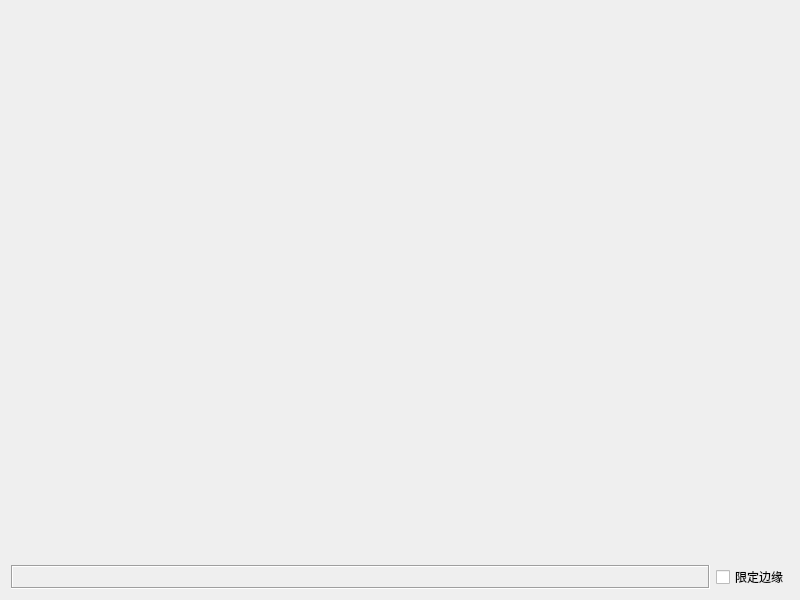
<?xml version="1.0" encoding="UTF-8"?>
<ui version="4.0">
 <class>frmCustomRocker</class>
 <widget class="QWidget" name="frmCustomRocker">
  <property name="geometry">
   <rect>
    <x>0</x>
    <y>0</y>
    <width>800</width>
    <height>600</height>
   </rect>
  </property>
  <property name="windowTitle">
   <string>Widget</string>
  </property>
  <layout class="QGridLayout" name="gridLayout">
   <item row="0" column="0" colspan="2">
    <widget class="CustomRocker" name="customRocker" native="true"/>
   </item>
   <item row="1" column="0">
    <widget class="QLabel" name="labAngle">
     <property name="sizePolicy">
      <sizepolicy hsizetype="Expanding" vsizetype="Preferred">
       <horstretch>0</horstretch>
       <verstretch>0</verstretch>
      </sizepolicy>
     </property>
     <property name="frameShape">
      <enum>QFrame::Box</enum>
     </property>
     <property name="frameShadow">
      <enum>QFrame::Sunken</enum>
     </property>
     <property name="text">
      <string/>
     </property>
    </widget>
   </item>
   <item row="1" column="1">
    <widget class="QCheckBox" name="ckOnline">
     <property name="text">
      <string>限定边缘</string>
     </property>
    </widget>
   </item>
  </layout>
 </widget>
 <layoutdefault spacing="6" margin="11"/>
 <customwidgets>
  <customwidget>
   <class>CustomRocker</class>
   <extends>QWidget</extends>
   <header>customrocker.h</header>
   <container>1</container>
  </customwidget>
 </customwidgets>
 <resources/>
 <connections/>
</ui>
